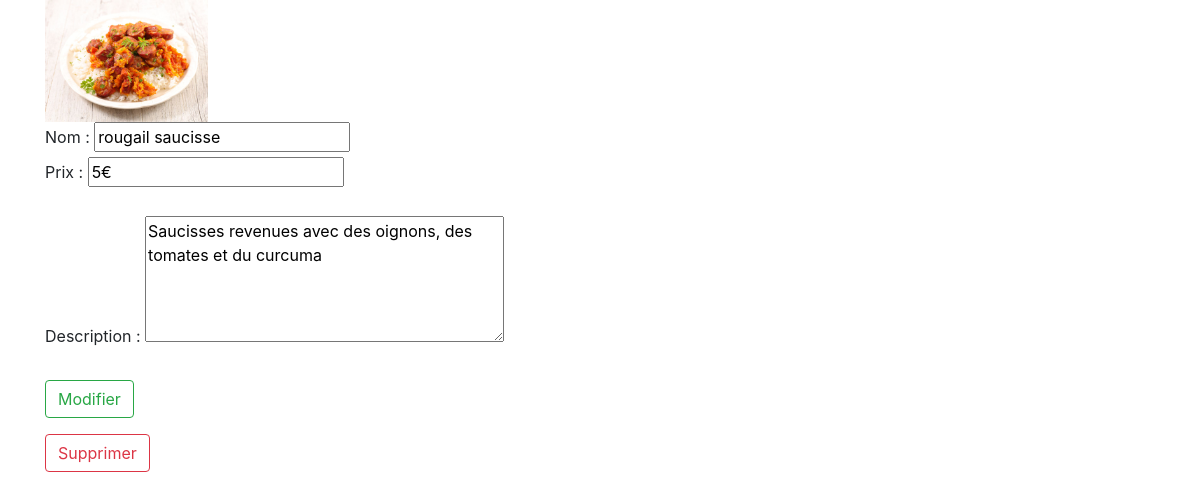
/page_plat.php?plat=1, run on the app's committed database.
### tables this page shows
CREATE TABLE IF NOT EXISTS `plats` (
  `id` int(11) NOT NULL AUTO_INCREMENT,
  `nom` varchar(20) NOT NULL,
  `prix` varchar(10) NOT NULL,
  `description` varchar(250) NOT NULL,
  `image` varchar(250) DEFAULT NULL,
  PRIMARY KEY (`id`)
);

### Plat.php (called while the page is built, shortened)
<?php
class Plat
{
    private $nom;
    private $prix;
    private $description;
    private $image;
    public function getNom()
    {
        return $this->nom;
    }
    public function getPrix()
    {
        return $this->prix;
    }
    public function getDescription()
    {
        return $this->description;
    }
    public function getImage()
    {
        return $this->image;
    }
}
?>

### page_plat.php (the view, shortened to what this page needs)
<?php
require 'connexion_bd.php';
include 'Plat.php';
if (isset($_GET["plat"])) {
    $id = $_GET["plat"];
    $requete = $db->query("SELECT * from plats WHERE id = '$id'");
    $requete->setFetchMode(PDO::FETCH_CLASS, 'Plat');
    $plat = $requete->fetch();
} else {
    $id = $_POST["idplat"];
    $requete = $db->query("SELECT * from plats WHERE id = '$id'");
    $requete->setFetchMode(PDO::FETCH_CLASS, 'Plat');
    $plat = $requete->fetch();
}
?>
<html>
    <head>
        <link rel="stylesheet" href="https://stackpath.bootstrapcdn.com/bootstrap/4.3.1/css/bootstrap.min.css">
        <link rel="stylesheet" href="https://use.fontawesome.com/releases/v5.0.8/css/all.css">
    </head>
    <body>
        <div class="container">
            <?php echo '<img src="images_plats/'.$plat->getImage().'"height="122" width="163">'?>
            <form action="page_plat.php" method="POST">
                <label for="nplat">Nom :</label>
                <input type="text" id="nplat" name="nplat" value="<?php echo $plat->getNom() ?>"><br>
                <label for="prixplat">Prix :</label>
                <input type="text" id="prixplat" name="prixplat" value="<?php echo $plat->getPrix() ?>"><br><br>
                <label for="descplat">Description :</label>
                <textarea id="descplat" name="descplat"
                          rows="5" cols="33"><?php echo $plat->getDescription() ?></textarea><br><br>
                <button type="submit" class="btn btn-outline-success">Modifier</button> &nbsp;
            </form>
            <form action="supp_plat.php" method='POST'>
                <button type="submit" class="btn btn-outline-danger">Supprimer</button>
            </form>
        </div>
</body>
</html>

### data on the page
plats: image (picture), nplat "rougail saucisse", prixplat "5€", descplat "Saucisses revenues avec des oignons, des tomates et du curcuma"
